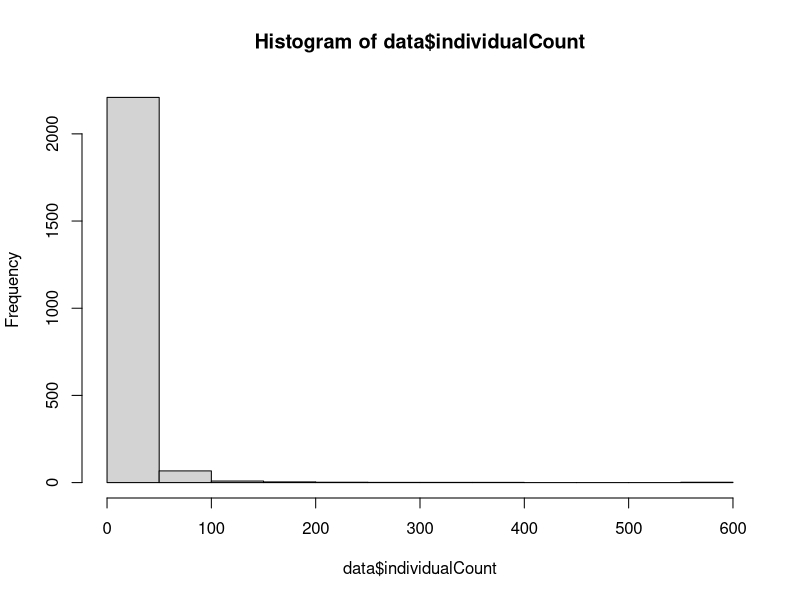
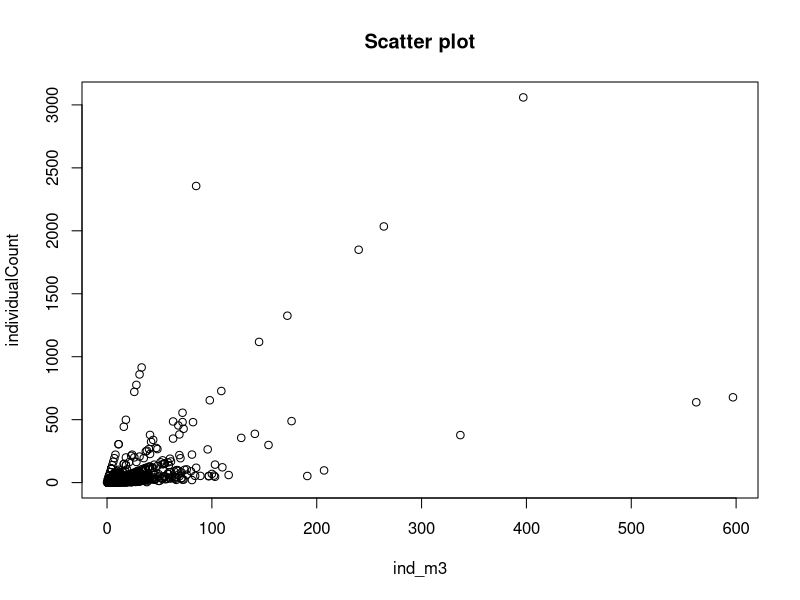

Write R code to recreate these figures, in order.
## ---- chunk 1
#| code-summary: setup
library(ggplot2)
library(here)
library(skimr)
## ---- chunk 2
#| code-summary: load file
data <- read.csv(here("data/zoo_data_pre_obis_merg.csv"))
## ---- chunk 3
#| code-summary: Print basic diagnostic information
# print(head(data))     # View first few rows
# print(str(data))      # Structure of the data frame
# print(summary(data))  # Statistical summary of the data
#  Use skimr to provide a detailed summary
skimmed_data <- skimr::skim(data)
print(skimmed_data)

skimr::skim_tee(data)
## ---- chunk 4
#| code-summary: diagnose char column that should be numeric
colname <- "lat_in"
# Convert row to numeric. Non-convertible entries will become NA
numeric_colname <- paste(colname, "_as_numeric", sep = "")
data[[numeric_colname]] <- as.numeric(as.character(data[[colname]]))

# Check for NAs which indicate problematic entries
num_non_numeric <- sum(is.na(data[[numeric_colname]]))

# Print the number of non-numeric rows
print(paste("Number of non-numeric rows in 'NumericColumn':", num_non_numeric))

# Optional: To see which rows are non-numeric
problematic_rows <- data[is.na(data[[numeric_colname]]), ]
print(problematic_rows)
## ---- chunk 5
#| code-summary: Histogram of a numeric column
hist(data$individualCount)
## ---- chunk 6
#| code-summary: Scatter plot between two variables
plot(data$individualCount, data$ind_m3, main = "Scatter plot", xlab = "ind_m3", ylab = "individualCount")
